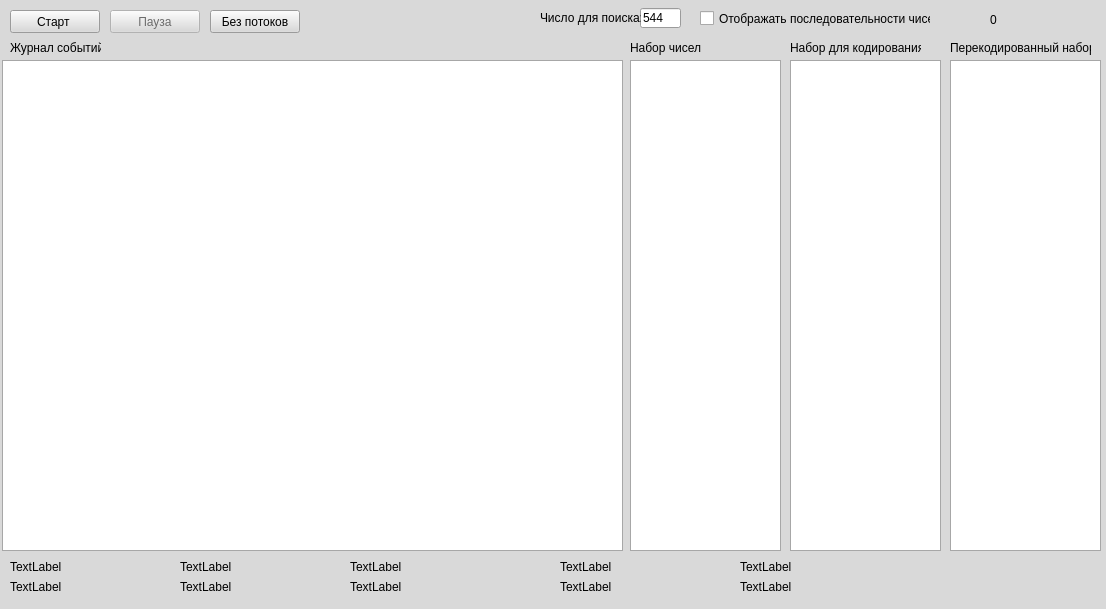
<?xml version="1.0" encoding="UTF-8"?>
<ui version="4.0">
 <class>mywidget</class>
 <widget class="QMainWindow" name="mywidget">
  <property name="geometry">
   <rect>
    <x>0</x>
    <y>0</y>
    <width>1106</width>
    <height>609</height>
   </rect>
  </property>
  <property name="palette">
   <palette>
    <active>
     <colorrole role="WindowText">
      <brush brushstyle="SolidPattern">
       <color alpha="255">
        <red>0</red>
        <green>0</green>
        <blue>0</blue>
       </color>
      </brush>
     </colorrole>
     <colorrole role="Button">
      <brush brushstyle="SolidPattern">
       <color alpha="255">
        <red>217</red>
        <green>217</green>
        <blue>217</blue>
       </color>
      </brush>
     </colorrole>
     <colorrole role="Light">
      <brush brushstyle="SolidPattern">
       <color alpha="255">
        <red>255</red>
        <green>255</green>
        <blue>255</blue>
       </color>
      </brush>
     </colorrole>
     <colorrole role="Midlight">
      <brush brushstyle="SolidPattern">
       <color alpha="255">
        <red>236</red>
        <green>236</green>
        <blue>236</blue>
       </color>
      </brush>
     </colorrole>
     <colorrole role="Dark">
      <brush brushstyle="SolidPattern">
       <color alpha="255">
        <red>108</red>
        <green>108</green>
        <blue>108</blue>
       </color>
      </brush>
     </colorrole>
     <colorrole role="Mid">
      <brush brushstyle="SolidPattern">
       <color alpha="255">
        <red>145</red>
        <green>145</green>
        <blue>145</blue>
       </color>
      </brush>
     </colorrole>
     <colorrole role="Text">
      <brush brushstyle="SolidPattern">
       <color alpha="255">
        <red>0</red>
        <green>0</green>
        <blue>0</blue>
       </color>
      </brush>
     </colorrole>
     <colorrole role="BrightText">
      <brush brushstyle="SolidPattern">
       <color alpha="255">
        <red>255</red>
        <green>255</green>
        <blue>255</blue>
       </color>
      </brush>
     </colorrole>
     <colorrole role="ButtonText">
      <brush brushstyle="SolidPattern">
       <color alpha="255">
        <red>0</red>
        <green>0</green>
        <blue>0</blue>
       </color>
      </brush>
     </colorrole>
     <colorrole role="Base">
      <brush brushstyle="SolidPattern">
       <color alpha="255">
        <red>255</red>
        <green>255</green>
        <blue>255</blue>
       </color>
      </brush>
     </colorrole>
     <colorrole role="Window">
      <brush brushstyle="SolidPattern">
       <color alpha="255">
        <red>217</red>
        <green>217</green>
        <blue>217</blue>
       </color>
      </brush>
     </colorrole>
     <colorrole role="Shadow">
      <brush brushstyle="SolidPattern">
       <color alpha="255">
        <red>0</red>
        <green>0</green>
        <blue>0</blue>
       </color>
      </brush>
     </colorrole>
     <colorrole role="AlternateBase">
      <brush brushstyle="SolidPattern">
       <color alpha="255">
        <red>236</red>
        <green>236</green>
        <blue>236</blue>
       </color>
      </brush>
     </colorrole>
     <colorrole role="ToolTipBase">
      <brush brushstyle="SolidPattern">
       <color alpha="255">
        <red>255</red>
        <green>255</green>
        <blue>220</blue>
       </color>
      </brush>
     </colorrole>
     <colorrole role="ToolTipText">
      <brush brushstyle="SolidPattern">
       <color alpha="255">
        <red>0</red>
        <green>0</green>
        <blue>0</blue>
       </color>
      </brush>
     </colorrole>
    </active>
    <inactive>
     <colorrole role="WindowText">
      <brush brushstyle="SolidPattern">
       <color alpha="255">
        <red>0</red>
        <green>0</green>
        <blue>0</blue>
       </color>
      </brush>
     </colorrole>
     <colorrole role="Button">
      <brush brushstyle="SolidPattern">
       <color alpha="255">
        <red>217</red>
        <green>217</green>
        <blue>217</blue>
       </color>
      </brush>
     </colorrole>
     <colorrole role="Light">
      <brush brushstyle="SolidPattern">
       <color alpha="255">
        <red>255</red>
        <green>255</green>
        <blue>255</blue>
       </color>
      </brush>
     </colorrole>
     <colorrole role="Midlight">
      <brush brushstyle="SolidPattern">
       <color alpha="255">
        <red>236</red>
        <green>236</green>
        <blue>236</blue>
       </color>
      </brush>
     </colorrole>
     <colorrole role="Dark">
      <brush brushstyle="SolidPattern">
       <color alpha="255">
        <red>108</red>
        <green>108</green>
        <blue>108</blue>
       </color>
      </brush>
     </colorrole>
     <colorrole role="Mid">
      <brush brushstyle="SolidPattern">
       <color alpha="255">
        <red>145</red>
        <green>145</green>
        <blue>145</blue>
       </color>
      </brush>
     </colorrole>
     <colorrole role="Text">
      <brush brushstyle="SolidPattern">
       <color alpha="255">
        <red>0</red>
        <green>0</green>
        <blue>0</blue>
       </color>
      </brush>
     </colorrole>
     <colorrole role="BrightText">
      <brush brushstyle="SolidPattern">
       <color alpha="255">
        <red>255</red>
        <green>255</green>
        <blue>255</blue>
       </color>
      </brush>
     </colorrole>
     <colorrole role="ButtonText">
      <brush brushstyle="SolidPattern">
       <color alpha="255">
        <red>0</red>
        <green>0</green>
        <blue>0</blue>
       </color>
      </brush>
     </colorrole>
     <colorrole role="Base">
      <brush brushstyle="SolidPattern">
       <color alpha="255">
        <red>255</red>
        <green>255</green>
        <blue>255</blue>
       </color>
      </brush>
     </colorrole>
     <colorrole role="Window">
      <brush brushstyle="SolidPattern">
       <color alpha="255">
        <red>217</red>
        <green>217</green>
        <blue>217</blue>
       </color>
      </brush>
     </colorrole>
     <colorrole role="Shadow">
      <brush brushstyle="SolidPattern">
       <color alpha="255">
        <red>0</red>
        <green>0</green>
        <blue>0</blue>
       </color>
      </brush>
     </colorrole>
     <colorrole role="AlternateBase">
      <brush brushstyle="SolidPattern">
       <color alpha="255">
        <red>236</red>
        <green>236</green>
        <blue>236</blue>
       </color>
      </brush>
     </colorrole>
     <colorrole role="ToolTipBase">
      <brush brushstyle="SolidPattern">
       <color alpha="255">
        <red>255</red>
        <green>255</green>
        <blue>220</blue>
       </color>
      </brush>
     </colorrole>
     <colorrole role="ToolTipText">
      <brush brushstyle="SolidPattern">
       <color alpha="255">
        <red>0</red>
        <green>0</green>
        <blue>0</blue>
       </color>
      </brush>
     </colorrole>
    </inactive>
    <disabled>
     <colorrole role="WindowText">
      <brush brushstyle="SolidPattern">
       <color alpha="255">
        <red>108</red>
        <green>108</green>
        <blue>108</blue>
       </color>
      </brush>
     </colorrole>
     <colorrole role="Button">
      <brush brushstyle="SolidPattern">
       <color alpha="255">
        <red>217</red>
        <green>217</green>
        <blue>217</blue>
       </color>
      </brush>
     </colorrole>
     <colorrole role="Light">
      <brush brushstyle="SolidPattern">
       <color alpha="255">
        <red>255</red>
        <green>255</green>
        <blue>255</blue>
       </color>
      </brush>
     </colorrole>
     <colorrole role="Midlight">
      <brush brushstyle="SolidPattern">
       <color alpha="255">
        <red>236</red>
        <green>236</green>
        <blue>236</blue>
       </color>
      </brush>
     </colorrole>
     <colorrole role="Dark">
      <brush brushstyle="SolidPattern">
       <color alpha="255">
        <red>108</red>
        <green>108</green>
        <blue>108</blue>
       </color>
      </brush>
     </colorrole>
     <colorrole role="Mid">
      <brush brushstyle="SolidPattern">
       <color alpha="255">
        <red>145</red>
        <green>145</green>
        <blue>145</blue>
       </color>
      </brush>
     </colorrole>
     <colorrole role="Text">
      <brush brushstyle="SolidPattern">
       <color alpha="255">
        <red>108</red>
        <green>108</green>
        <blue>108</blue>
       </color>
      </brush>
     </colorrole>
     <colorrole role="BrightText">
      <brush brushstyle="SolidPattern">
       <color alpha="255">
        <red>255</red>
        <green>255</green>
        <blue>255</blue>
       </color>
      </brush>
     </colorrole>
     <colorrole role="ButtonText">
      <brush brushstyle="SolidPattern">
       <color alpha="255">
        <red>108</red>
        <green>108</green>
        <blue>108</blue>
       </color>
      </brush>
     </colorrole>
     <colorrole role="Base">
      <brush brushstyle="SolidPattern">
       <color alpha="255">
        <red>217</red>
        <green>217</green>
        <blue>217</blue>
       </color>
      </brush>
     </colorrole>
     <colorrole role="Window">
      <brush brushstyle="SolidPattern">
       <color alpha="255">
        <red>217</red>
        <green>217</green>
        <blue>217</blue>
       </color>
      </brush>
     </colorrole>
     <colorrole role="Shadow">
      <brush brushstyle="SolidPattern">
       <color alpha="255">
        <red>0</red>
        <green>0</green>
        <blue>0</blue>
       </color>
      </brush>
     </colorrole>
     <colorrole role="AlternateBase">
      <brush brushstyle="SolidPattern">
       <color alpha="255">
        <red>217</red>
        <green>217</green>
        <blue>217</blue>
       </color>
      </brush>
     </colorrole>
     <colorrole role="ToolTipBase">
      <brush brushstyle="SolidPattern">
       <color alpha="255">
        <red>255</red>
        <green>255</green>
        <blue>220</blue>
       </color>
      </brush>
     </colorrole>
     <colorrole role="ToolTipText">
      <brush brushstyle="SolidPattern">
       <color alpha="255">
        <red>0</red>
        <green>0</green>
        <blue>0</blue>
       </color>
      </brush>
     </colorrole>
    </disabled>
   </palette>
  </property>
  <property name="windowTitle">
   <string>mywidget</string>
  </property>
  <property name="styleSheet">
   <string notr="true"/>
  </property>
  <widget class="QWidget" name="centralWidget">
   <widget class="QPushButton" name="startButton">
    <property name="geometry">
     <rect>
      <x>10</x>
      <y>10</y>
      <width>90</width>
      <height>23</height>
     </rect>
    </property>
    <property name="text">
     <string>Старт </string>
    </property>
   </widget>
   <widget class="QPushButton" name="stopButton">
    <property name="enabled">
     <bool>false</bool>
    </property>
    <property name="geometry">
     <rect>
      <x>110</x>
      <y>10</y>
      <width>90</width>
      <height>23</height>
     </rect>
    </property>
    <property name="text">
     <string>Пауза</string>
    </property>
   </widget>
   <widget class="QTextEdit" name="logWindow">
    <property name="geometry">
     <rect>
      <x>2</x>
      <y>60</y>
      <width>621</width>
      <height>491</height>
     </rect>
    </property>
    <property name="sizePolicy">
     <sizepolicy hsizetype="Expanding" vsizetype="Expanding">
      <horstretch>7</horstretch>
      <verstretch>0</verstretch>
     </sizepolicy>
    </property>
    <property name="mouseTracking">
     <bool>false</bool>
    </property>
    <property name="tabletTracking">
     <bool>false</bool>
    </property>
    <property name="frameShadow">
     <enum>QFrame::Sunken</enum>
    </property>
    <property name="lineWidth">
     <number>2</number>
    </property>
   </widget>
   <widget class="QLabel" name="label">
    <property name="geometry">
     <rect>
      <x>990</x>
      <y>10</y>
      <width>111</width>
      <height>20</height>
     </rect>
    </property>
    <property name="text">
     <string>0</string>
    </property>
   </widget>
   <widget class="QLineEdit" name="lineEdit">
    <property name="geometry">
     <rect>
      <x>640</x>
      <y>8</y>
      <width>41</width>
      <height>20</height>
     </rect>
    </property>
    <property name="text">
     <string>544</string>
    </property>
   </widget>
   <widget class="QLabel" name="label_2">
    <property name="geometry">
     <rect>
      <x>10</x>
      <y>560</y>
      <width>150</width>
      <height>13</height>
     </rect>
    </property>
    <property name="text">
     <string>TextLabel</string>
    </property>
   </widget>
   <widget class="QLabel" name="label_3">
    <property name="geometry">
     <rect>
      <x>180</x>
      <y>560</y>
      <width>150</width>
      <height>13</height>
     </rect>
    </property>
    <property name="text">
     <string>TextLabel</string>
    </property>
   </widget>
   <widget class="QLabel" name="label_4">
    <property name="geometry">
     <rect>
      <x>350</x>
      <y>560</y>
      <width>150</width>
      <height>13</height>
     </rect>
    </property>
    <property name="text">
     <string>TextLabel</string>
    </property>
   </widget>
   <widget class="QLabel" name="label_5">
    <property name="geometry">
     <rect>
      <x>560</x>
      <y>560</y>
      <width>150</width>
      <height>13</height>
     </rect>
    </property>
    <property name="text">
     <string>TextLabel</string>
    </property>
   </widget>
   <widget class="QLabel" name="label_6">
    <property name="geometry">
     <rect>
      <x>740</x>
      <y>560</y>
      <width>150</width>
      <height>13</height>
     </rect>
    </property>
    <property name="text">
     <string>TextLabel</string>
    </property>
   </widget>
   <widget class="QLabel" name="label_7">
    <property name="geometry">
     <rect>
      <x>10</x>
      <y>580</y>
      <width>150</width>
      <height>13</height>
     </rect>
    </property>
    <property name="text">
     <string>TextLabel</string>
    </property>
   </widget>
   <widget class="QLabel" name="label_8">
    <property name="geometry">
     <rect>
      <x>180</x>
      <y>580</y>
      <width>150</width>
      <height>13</height>
     </rect>
    </property>
    <property name="text">
     <string>TextLabel</string>
    </property>
   </widget>
   <widget class="QLabel" name="label_9">
    <property name="geometry">
     <rect>
      <x>350</x>
      <y>580</y>
      <width>150</width>
      <height>13</height>
     </rect>
    </property>
    <property name="text">
     <string>TextLabel</string>
    </property>
   </widget>
   <widget class="QLabel" name="label_10">
    <property name="geometry">
     <rect>
      <x>560</x>
      <y>580</y>
      <width>150</width>
      <height>13</height>
     </rect>
    </property>
    <property name="text">
     <string>TextLabel</string>
    </property>
   </widget>
   <widget class="QLabel" name="label_11">
    <property name="geometry">
     <rect>
      <x>740</x>
      <y>580</y>
      <width>150</width>
      <height>13</height>
     </rect>
    </property>
    <property name="text">
     <string>TextLabel</string>
    </property>
   </widget>
   <widget class="QLabel" name="label_12">
    <property name="geometry">
     <rect>
      <x>10</x>
      <y>40</y>
      <width>91</width>
      <height>16</height>
     </rect>
    </property>
    <property name="text">
     <string>Журнал событий:</string>
    </property>
   </widget>
   <widget class="QTextEdit" name="numbWindow1">
    <property name="geometry">
     <rect>
      <x>630</x>
      <y>60</y>
      <width>151</width>
      <height>491</height>
     </rect>
    </property>
   </widget>
   <widget class="QLabel" name="label_13">
    <property name="geometry">
     <rect>
      <x>630</x>
      <y>40</y>
      <width>71</width>
      <height>16</height>
     </rect>
    </property>
    <property name="text">
     <string>Набор чисел:</string>
    </property>
   </widget>
   <widget class="QLabel" name="label_14">
    <property name="geometry">
     <rect>
      <x>540</x>
      <y>10</y>
      <width>101</width>
      <height>16</height>
     </rect>
    </property>
    <property name="text">
     <string>Число для поиска:</string>
    </property>
   </widget>
   <widget class="QTextEdit" name="numbWindow2">
    <property name="geometry">
     <rect>
      <x>790</x>
      <y>60</y>
      <width>151</width>
      <height>491</height>
     </rect>
    </property>
   </widget>
   <widget class="QLabel" name="label_15">
    <property name="geometry">
     <rect>
      <x>790</x>
      <y>40</y>
      <width>131</width>
      <height>16</height>
     </rect>
    </property>
    <property name="text">
     <string>Набор для кодирования:</string>
    </property>
   </widget>
   <widget class="QLabel" name="label_16">
    <property name="geometry">
     <rect>
      <x>950</x>
      <y>40</y>
      <width>141</width>
      <height>16</height>
     </rect>
    </property>
    <property name="text">
     <string>Перекодированный набор:</string>
    </property>
   </widget>
   <widget class="QTextEdit" name="numbWindow3">
    <property name="geometry">
     <rect>
      <x>950</x>
      <y>60</y>
      <width>151</width>
      <height>491</height>
     </rect>
    </property>
   </widget>
   <widget class="QCheckBox" name="checkBox">
    <property name="geometry">
     <rect>
      <x>700</x>
      <y>10</y>
      <width>231</width>
      <height>17</height>
     </rect>
    </property>
    <property name="text">
     <string>Отображать последовательности чисел</string>
    </property>
    <property name="checked">
     <bool>false</bool>
    </property>
    <property name="tristate">
     <bool>false</bool>
    </property>
   </widget>
   <widget class="QPushButton" name="BezPotokovBtn">
    <property name="enabled">
     <bool>true</bool>
    </property>
    <property name="geometry">
     <rect>
      <x>210</x>
      <y>10</y>
      <width>90</width>
      <height>23</height>
     </rect>
    </property>
    <property name="text">
     <string>Без потоков</string>
    </property>
   </widget>
  </widget>
 </widget>
 <layoutdefault spacing="6" margin="11"/>
 <resources/>
 <connections/>
</ui>
